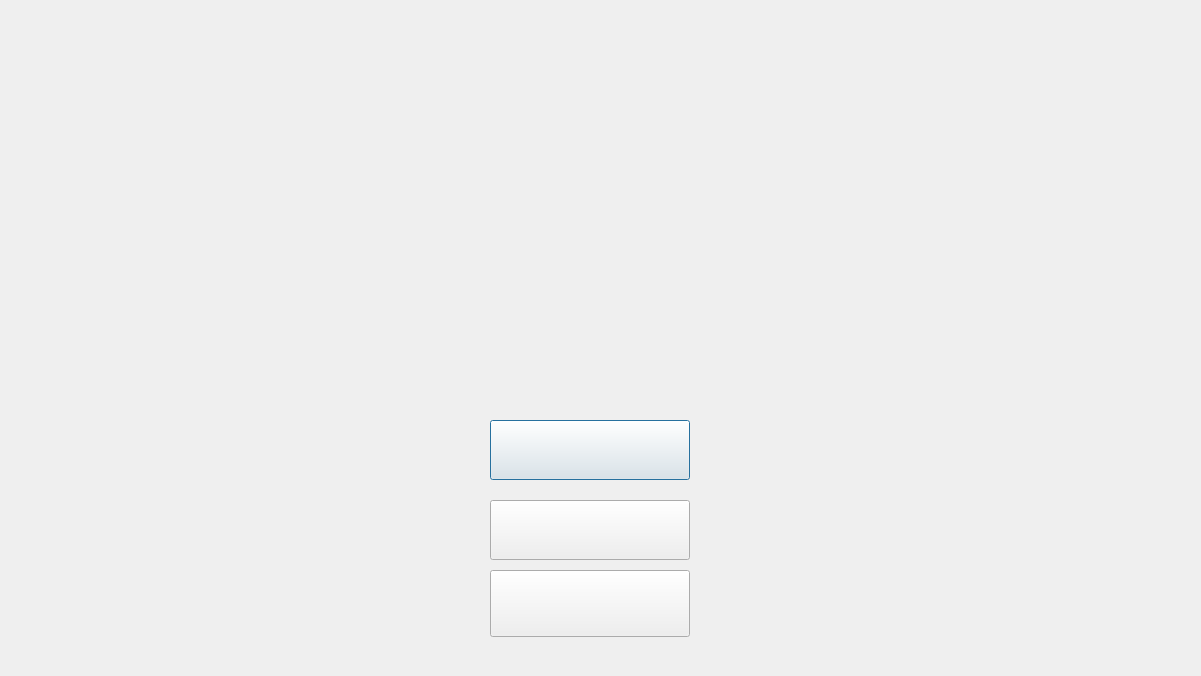
<?xml version="1.0" encoding="UTF-8"?>
<ui version="4.0">
 <class>Level2StartDialog</class>
 <widget class="QDialog" name="Level2StartDialog">
  <property name="geometry">
   <rect>
    <x>0</x>
    <y>0</y>
    <width>1201</width>
    <height>676</height>
   </rect>
  </property>
  <property name="styleSheet">
   <string notr="true">border-image: url(:/images/level2_startdialog.png);</string>
  </property>
  <widget class="QPushButton" name="startGameBtn">
   <property name="geometry">
    <rect>
     <x>490</x>
     <y>420</y>
     <width>200</width>
     <height>60</height>
    </rect>
   </property>
   <property name="minimumSize">
    <size>
     <width>200</width>
     <height>60</height>
    </size>
   </property>
   <property name="styleSheet">
    <string notr="true">border-image: url(:/images/level2_startdialog_startbutton.png);</string>
   </property>
   <property name="text">
    <string/>
   </property>
  </widget>
  <widget class="QPushButton" name="gameIntroBtn">
   <property name="geometry">
    <rect>
     <x>490</x>
     <y>500</y>
     <width>200</width>
     <height>60</height>
    </rect>
   </property>
   <property name="minimumSize">
    <size>
     <width>200</width>
     <height>60</height>
    </size>
   </property>
   <property name="styleSheet">
    <string notr="true">border-image: url(:/images/level2_startdialog_introbutton.png);</string>
   </property>
   <property name="text">
    <string/>
   </property>
  </widget>
  <widget class="QPushButton" name="backToMenuBtn">
   <property name="geometry">
    <rect>
     <x>490</x>
     <y>570</y>
     <width>200</width>
     <height>67</height>
    </rect>
   </property>
   <property name="minimumSize">
    <size>
     <width>120</width>
     <height>40</height>
    </size>
   </property>
   <property name="styleSheet">
    <string notr="true">border-image: url(:/images/level2_startdialog_returnbutton.png);</string>
   </property>
   <property name="text">
    <string/>
   </property>
  </widget>
 </widget>
 <resources/>
 <connections/>
</ui>
